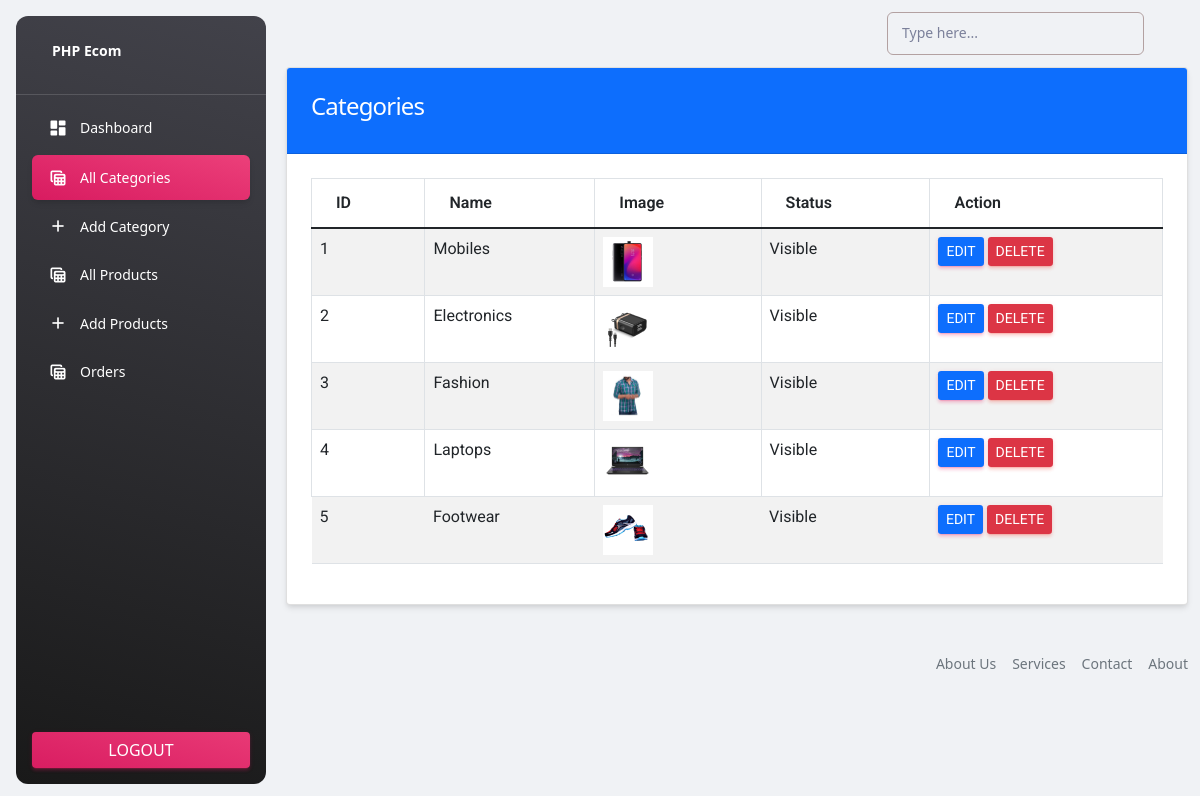
The app's page /admin/category.php (signed in) with its own data.
### tables this page shows
CREATE TABLE `categories` (
  `id` int(11) NOT NULL,
  `name` varchar(191) NOT NULL,
  `slug` varchar(191) NOT NULL,
  `description` mediumtext DEFAULT NULL,
  `status` tinyint(4) NOT NULL DEFAULT 0,
  `popular` tinyint(4) NOT NULL DEFAULT 0,
  `image` varchar(191) NOT NULL,
  `meta_title` varchar(191) NOT NULL,
  `meta_description` mediumtext NOT NULL,
  `meta_keywords` mediumtext NOT NULL,
  `created_at` timestamp NOT NULL DEFAULT current_timestamp()
);

### functions/myfunctions.php (called while the page is built, shortened)
<?php
include('../config/dbcon.php');
function getAll($table)
{
    global $con;
    $query = "SELECT * FROM $table";
    return $query_run = mysqli_query($con, $query);
}
?>

### admin/category.php (the view, shortened to what this page needs)
<?php
include('includes/header.php');
?>
<div class="container">
    <div class="row">
        <div class="col-md-12">
            <div class="card">
                <div class="card-header bg-primary">
                    <h4 class="text-white"> Categories</h4>
                </div>
                <div class="card-body" id="category_table">
                    <table class="table table-bordered table-striped">
                        <thead>
                            <tr>
                                <th>ID</th>
                                <th>Name</th>
                                <th>Image</th>
                                <th>Status</th>
                                <th>Action</th>
                            </tr>
                        </thead>
                        <tbody>
                            <?php
                                $category = getAll("categories");
                                if(mysqli_num_rows($category) > 0)
                                {
                                    foreach($category as $item)
                                    {
                                        ?>
                                            <tr>
                                                <td> <?= $item['id']; ?></td>
                                                <td> <?= $item['name']; ?></td>
                                                <td>
                                                    <img src="../<?= $item['image']; ?>" width="50px" height="50px" alt="<?= $item['name']; ?>">
                                                </td>
                                                <td>
                                                    <?= $item['status'] == '0'? "Visible":"Hidden" ?>
                                                </td>
                                                <td>
                                                    <a href="edit-category.php?id=<?= $item['id']; ?>" class="btn btn-sm btn-primary">Edit</a>
                                                    <button type="button" class="btn btn-sm btn-danger delete_category_btn" value="<?= $item['id']; ?>">Delete</button>
                                                </td>
                                            </tr>
                                        <?php
                                    }
                                }
                                else
                                {
                                    echo "No records found";
                                }
                            ?>
                        </tbody>
                    </table>
                </div>
            </div>
        </div>
    </div>
</div>
<?php include('includes/footer.php'); ?>

### records on screen
categories: id "1", name "Mobiles", image (picture), status "Visible"
categories: id "2", name "Electronics", image (picture), status "Visible"
categories: id "3", name "Fashion", image (picture), status "Visible"
categories: id "4", name "Laptops", image (picture), status "Visible"
categories: id "5", name "Footwear", image (picture), status "Visible"
